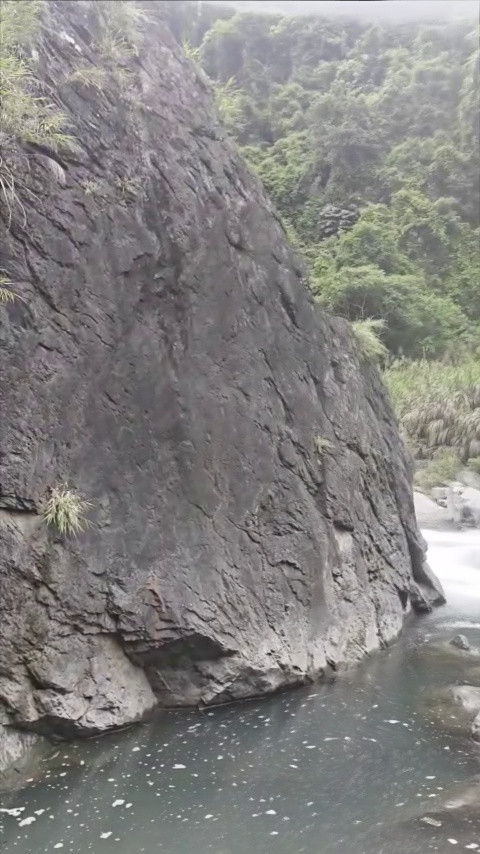
#> input picture clean_bg_panorama.jpg, 480 x 854 px, given in place of 1.mp4, which was not available
$ jupyter execute naive_threshold.ipynb   (older library calls are emulated)   (text cells are left out)
#> lines starting #> are read from the running program, lines starting #| are printed output that depends on the picture; after the words box and inside, x2 and y2 are one past the last pixel; in counts of white or black regions, pixels touching at a corner belong together; pictures that were not available may be replaced by others from this repository, and a replacement may not be noted
#> further down, frame is the input picture: shape (854, 480, 3); mean B, G, R 128.9, 130.4, 131.8
#| ✅ 成功讀取第 100 幀，影像大小: (854, 480, 3)
[cell 1]
import cv2
import numpy as np
import matplotlib.pyplot as plt

# 設定 matplotlib 顯示大小
plt.rcParams['figure.figsize'] = [18, 12]

[cell 2]
def get_coarse_fog_mask(image_bgr,
                        patch_size=15,
                        thresh_var=0.015,
                        thresh_sat=0.3,
                        thresh_grad=0.15,
                        thresh_val=0.5):  # 🌟 新增明度閾值參數
    # 1. 影像預處理
#> called with patch_size = 15, thresh_var = 0.015, thresh_sat = 0.1, thresh_grad = 0.15, thresh_val = 0.55
    gray = cv2.cvtColor(image_bgr, cv2.COLOR_BGR2GRAY).astype(np.float32) / 255.0

    # 特徵一：對比度特徵 (Contrast)
    mean_of_sq = cv2.blur(gray**2, (patch_size, patch_size))
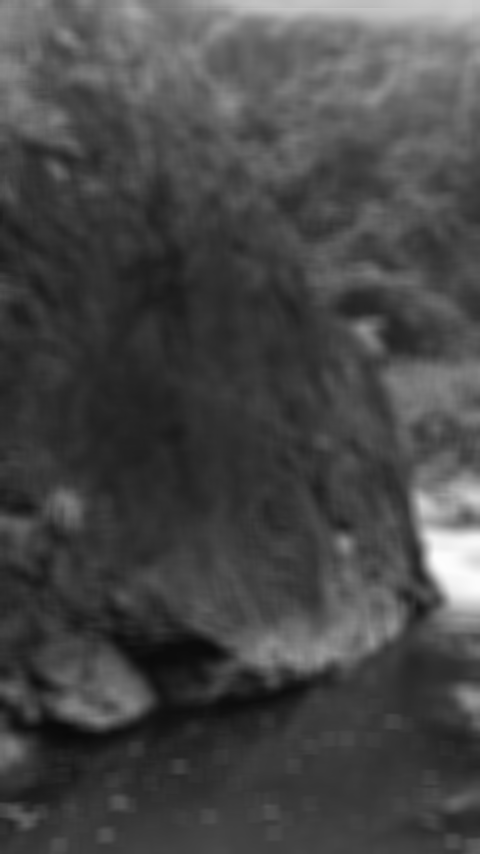
#> mean_of_sq: shape (854, 480) float32; min 0.0382, max 0.993, mean 0.281
    sq_of_mean = cv2.blur(gray, (patch_size, patch_size))**2
    variance = np.clip(mean_of_sq - sq_of_mean, 0, None)
    mask_contrast = variance < thresh_var
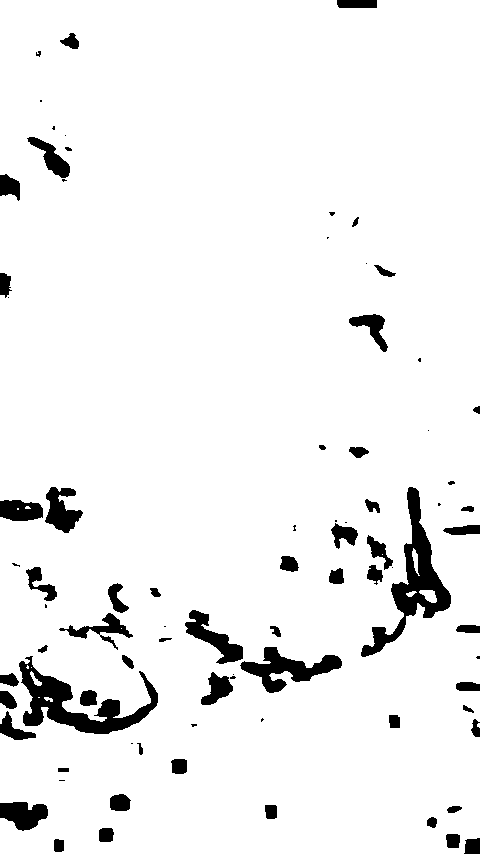
#> mask_contrast: shape (854, 480) bool; 94.3% white; 83 black regions (25 under 20 px), largest, box (x1, y1, x2, y2) and area: (361, 487, 451, 657) 3715, (19, 656, 158, 734) 3635, (240, 647, 342, 693) 1866

    # 特徵二 & 新增的特徵四：飽和度 (Saturation) 與 明度 (Value)
    hsv = cv2.cvtColor(image_bgr, cv2.COLOR_BGR2HSV)
#> hsv: shape (854, 480, 3); mean H, S, V 88.3, 13.5, 133.6
    sat = hsv[:, :, 1].astype(np.float32) / 255.0
    mask_sat = sat < thresh_sat
#> mask_sat: shape (854, 480) bool; 89.6% white; 564 black regions (488 under 20 px), largest, box (x1, y1, x2, y2) and area: (299, 175, 480, 449) 21594, (0, 610, 63, 732) 3195, (0, 8, 43, 129) 1999

    val = hsv[:, :, 2].astype(np.float32) / 255.0
    mask_bright = val > thresh_val  # 🌟 新增：亮度必須大於閾值
#> mask_bright: shape (854, 480) bool; 35.3% white; 1659 white regions (1456 under 20 px), largest, box (x1, y1, x2, y2) and area: (0, 0, 480, 676) 114917, (39, 641, 156, 730) 4941, (324, 337, 382, 458) 1569

    # 特徵三：梯度特徵 (Gradient)
    sobelx = cv2.Sobel(gray, cv2.CV_64F, 1, 0, ksize=3)
    sobely = cv2.Sobel(gray, cv2.CV_64F, 0, 1, ksize=3)
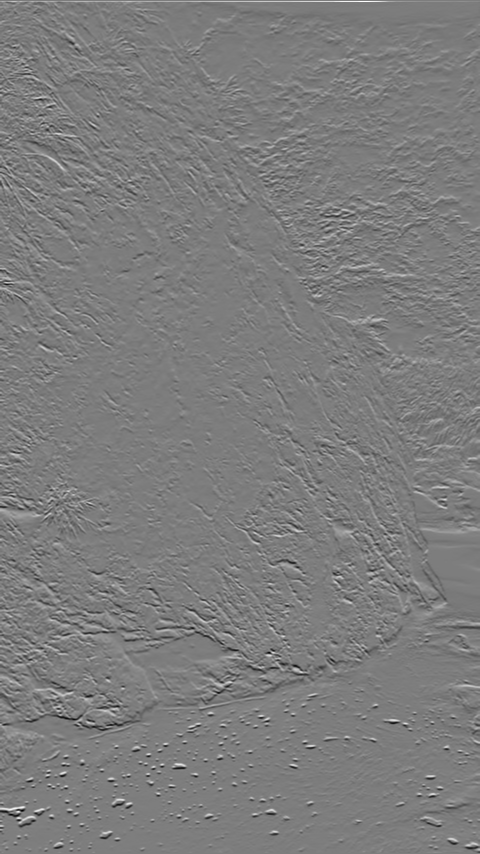
#> sobely: shape (854, 480) float64; min -2.39, max 2.48, mean -0.00175; drawn with min black and max white
    grad_mag = np.sqrt(sobelx**2 + sobely**2)
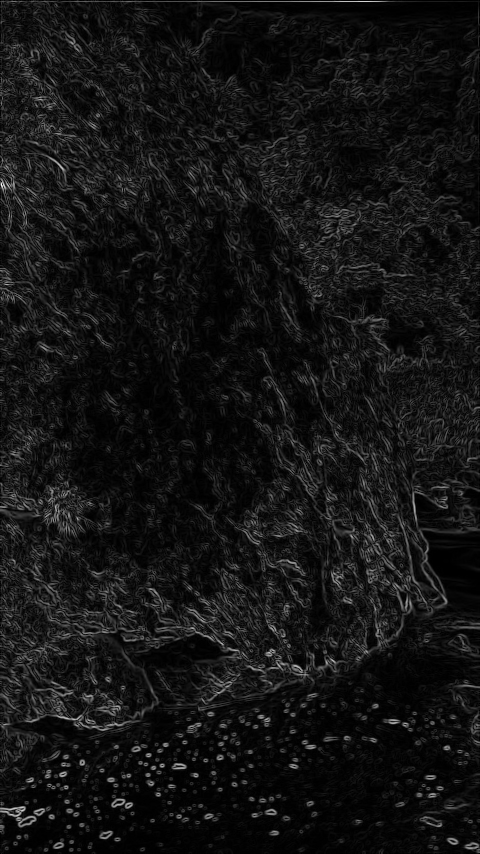
#> grad_mag: shape (854, 480) float64; min 0, max 2.96, mean 0.237; drawn with min black and max white
    mask_grad = grad_mag < thresh_grad
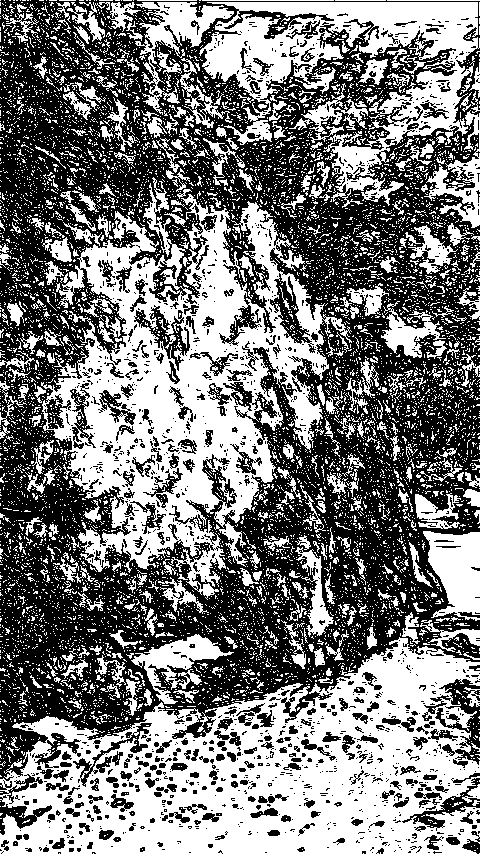
#> mask_grad: shape (854, 480) bool; 47.9% white; 8443 white regions (7984 under 20 px), largest, box (x1, y1, x2, y2) and area: (0, 637, 480, 854) 56832, (41, 177, 352, 600) 49620, (199, 2, 480, 208) 20019

    # 決策：投票機制 (符合兩項以上)
    votes = mask_contrast.astype(np.uint8) + \
            mask_sat.astype(np.uint8) + \
            mask_grad.astype(np.uint8)

    # 🌟 關鍵修改：得票數 >= 2，【且】亮度必須夠高
    coarse_mask = ((votes >= 2) & mask_bright).astype(np.uint8) * 255
#> coarse_mask: shape (854, 480); 29.4% white; 2717 white regions (2475 under 20 px), largest, box (x1, y1, x2, y2) and area: (0, 0, 480, 221) 65551, (173, 482, 409, 676) 12544, (386, 395, 480, 658) 9713

    # 形態學操作去噪
    kernel = np.ones((5, 5), np.uint8)
    coarse_mask = cv2.morphologyEx(coarse_mask, cv2.MORPH_OPEN, kernel)
#> coarse_mask: shape (854, 480); 20.3% white; 122 white regions (2 under 20 px), largest, box (x1, y1, x2, y2) and area: (9, 0, 480, 181) 55521, (415, 467, 480, 640) 7239, (236, 557, 403, 667) 7086
    coarse_mask = cv2.morphologyEx(coarse_mask, cv2.MORPH_CLOSE, kernel)
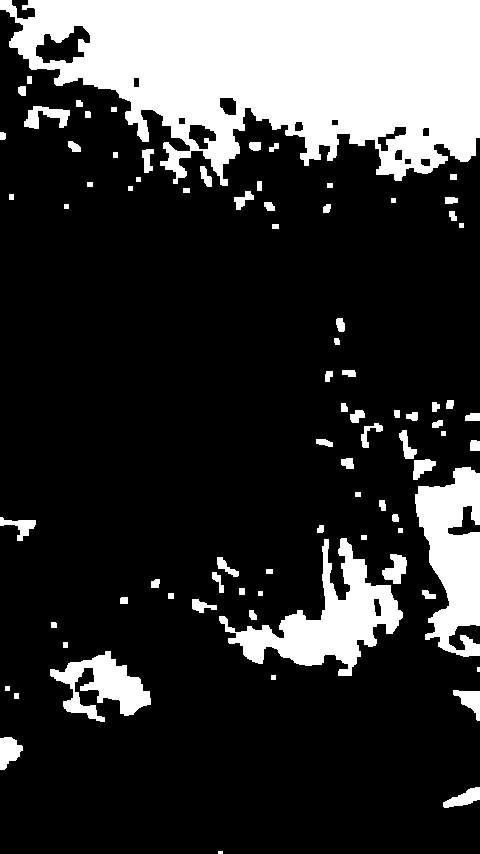
#> coarse_mask: shape (854, 480); 21.1% white; 82 white regions (2 under 20 px), largest, box (x1, y1, x2, y2) and area: (0, 0, 480, 186) 58866, (219, 538, 403, 676) 8738, (415, 467, 480, 657) 7830

    # 🌟 更新 debug 字典，加入 brightness
    debug_masks = {
        'contrast': (mask_contrast.astype(np.uint8) * 255),
        'saturation': (mask_sat.astype(np.uint8) * 255),
        'gradient': (mask_grad.astype(np.uint8) * 255),
        'brightness': (mask_bright.astype(np.uint8) * 255), # <--- 這裡加進去
        'votes_map': (votes * 85).astype(np.uint8)
    }

    return coarse_mask, debug_masks

[cell 3]
# ==========================================
# 1. 設定影片路徑與抽樣幀數
# ==========================================
video_path = './data/foggy_vid/1.mp4'  # <--- 在這裡換成你們的測試影片名稱
frame_id = 100                     # <--- 試著改成不同的數字 (例如 0, 50, 300) 來看不同時間點的霧氣

cap = cv2.VideoCapture(video_path)
cap.set(cv2.CAP_PROP_POS_FRAMES, frame_id)
ret, frame = cap.read()

if not ret:
    print(f"⚠️ 無法讀取影片 '{video_path}' 或是 frame_id 超出範圍。請確認檔名是否正確且放在同一資料夾！")
    # 為了防呆，產生一張黑色測試圖避免報錯
    frame = np.zeros((720, 1280, 3), dtype=np.uint8)
else:
    print(f"✅ 成功讀取第 {frame_id} 幀，影像大小: {frame.shape}")
    # 如果手機拍的影片是 4K (3840x2160) 等高解析度，建議先縮小，加快演算法驗證速度
    # frame = cv2.resize(frame, (1280, 720))

# 執行函式 (記得補上 thresh_val 參數)
final_mask, debug = get_coarse_fog_mask(
    frame,
    patch_size=15,
    thresh_var=0.015,    # 放寬一點對比度
    thresh_sat=0.1,     # 放寬一點飽和度
    thresh_grad=0.15,    # 放寬一點梯度
    thresh_val=0.55     # 新增：亮度要大於 0.55 才算霧 (濾掉石頭)
)
#> debug = 5 items

frame_rgb = cv2.cvtColor(frame, cv2.COLOR_BGR2RGB)

# ==========================================
# 繪製結果 (改成 2x4 的網格，共 8 格)
# ==========================================
fig, axes = plt.subplots(2, 4, figsize=(24, 12))

# --- 第一排：原圖與三大原始特徵 ---
axes[0, 0].imshow(frame_rgb)
axes[0, 0].set_title('Original Frame')
axes[0, 0].axis('off')

axes[0, 1].imshow(debug['contrast'], cmap='gray')
axes[0, 1].set_title('Contrast Mask (Var < thresh)')
axes[0, 1].axis('off')

axes[0, 2].imshow(debug['saturation'], cmap='gray')
axes[0, 2].set_title('Saturation Mask (Sat < thresh)')
axes[0, 2].axis('off')

axes[0, 3].imshow(debug['gradient'], cmap='gray')
axes[0, 3].set_title('Gradient Mask (Grad < thresh)')
axes[0, 3].axis('off')

# --- 第二排：新增的亮度特徵、投票結果與最終輸出 ---
axes[1, 0].imshow(debug['brightness'], cmap='gray')
axes[1, 0].set_title('🌟 Brightness Mask (Val > thresh)')
axes[1, 0].axis('off')

axes[1, 1].imshow(debug['votes_map'], cmap='hot')
axes[1, 1].set_title('Votes Map (Hotter = More Features)')
axes[1, 1].axis('off')

axes[1, 2].imshow(final_mask, cmap='gray')
axes[1, 2].set_title('Final Mask (Votes>=2 AND Brightness=True)')
axes[1, 2].axis('off')

# show the original image with the final mask overlaid (for better visualization)
axes[1, 3].imshow(frame_rgb)
axes[1, 3].imshow(final_mask, cmap='Greys', alpha=0.5)  # 半透明疊加
axes[1, 3].set_title('Overlay: Original + Final Mask')
axes[1, 3].axis('off')

plt.tight_layout()
plt.show()
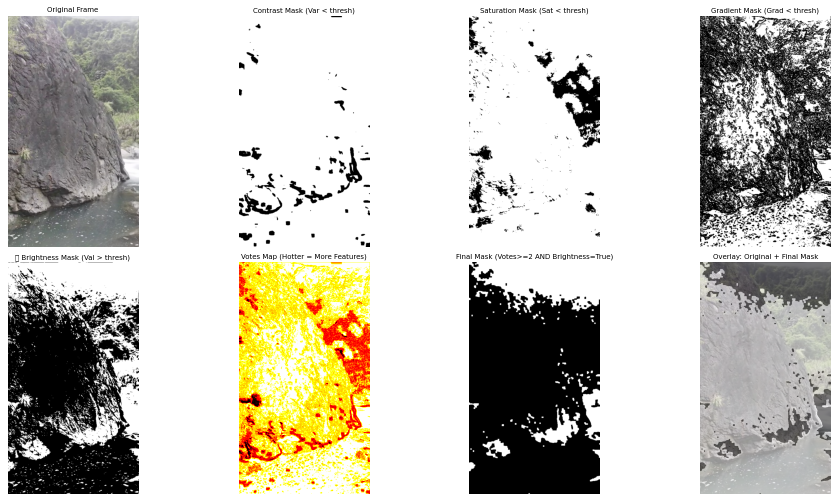
#> figure drawn by matplotlib, 8 panels

[cell 4]
import os
from tqdm import tqdm

[cell 5]
# [62 lines left out: function align_frames, not called in this run]

[cell 6]
# ==========================================
# 測試區塊 (成員 B 真實影片對齊測試)
# ==========================================

def test_alignment_on_real_video():


	video_path = './data/foggy_vid/1.mp4'

	# 1. 檢查檔案路徑
	if not os.path.exists(video_path):
		print(f"⚠️ 找不到影片檔案：{video_path}，請確認路徑是否正確！")
		return

	print("🎬 正在讀取影片並提取影格...")
	cap = cv2.VideoCapture(video_path)

	# 設定並讀取第 100 幀 (參考幀 Reference Frame)
	cap.set(cv2.CAP_PROP_POS_FRAMES, 100)
	ret_ref, frame_ref = cap.read()

	# 設定並讀取第 101 幀 (當前幀 Current Frame)
	cap.set(cv2.CAP_PROP_POS_FRAMES, 101)
	ret_curr, frame_curr = cap.read()

	cap.release()

	if not ret_ref or not ret_curr:
		print("⚠️ 無法讀取指定的影格，請確認影片長度是否超過 101 幀！")
		return

	print("🌫️ 正在呼叫成員 A 的函式計算 Coarse Fog Mask...")
	# 這裡的參數可以先填寫成員 A 剛剛測試出來覺得最穩定的那一組
	# (假設 get_coarse_fog_mask 已經在同一個檔案上方，或已經 import)
	mask_ref, _ = get_coarse_fog_mask(frame_ref, thresh_var=0.03, thresh_sat=0.4, thresh_grad=0.2, thresh_val=0.55)
	mask_curr, _ = get_coarse_fog_mask(frame_curr, thresh_var=0.03, thresh_sat=0.4, thresh_grad=0.2, thresh_val=0.55)

	print("🔗 正在執行 Global Alignment (特徵匹配與扭曲)...")
	aligned_curr, H, match_img = align_frames(frame_ref, frame_curr, mask_ref, mask_curr)

	if aligned_curr is None:
		print("❌ 對齊失敗，無法計算單應性矩陣 H。")
		return

	print("✅ 對齊成功！正在繪製結果...")
	# 轉 RGB 供 matplotlib 顯示
	frame_ref_rgb = cv2.cvtColor(frame_ref, cv2.COLOR_BGR2RGB)
	frame_curr_rgb = cv2.cvtColor(frame_curr, cv2.COLOR_BGR2RGB)
	aligned_curr_rgb = cv2.cvtColor(aligned_curr, cv2.COLOR_BGR2RGB)
	match_img_rgb = cv2.cvtColor(match_img, cv2.COLOR_BGR2RGB)

	# 建立 2x2 網格來比較對齊前後的差異
	fig, axes = plt.subplots(2, 2, figsize=(20, 12))

	axes[0, 0].imshow(frame_ref_rgb)
	axes[0, 0].set_title('Reference Frame (Frame 100)')
	axes[0, 0].axis('off')

	axes[0, 1].imshow(frame_curr_rgb)
	axes[0, 1].set_title('Current Frame (Frame 101 - Unaligned)')
	axes[0, 1].axis('off')

	axes[1, 0].imshow(match_img_rgb)
	axes[1, 0].set_title('SIFT Feature Matches (Fog Areas Excluded)')
	axes[1, 0].axis('off')

	axes[1, 1].imshow(aligned_curr_rgb)
	axes[1, 1].set_title('Aligned Current Frame (Warped to Ref)')
	axes[1, 1].axis('off')

	plt.tight_layout()
	plt.show()

	# 印出算出來的單應性矩陣 H
	print("\n📊 計算出的單應性矩陣 (Homography Matrix H):")
	print(np.round(H, 3))

[cell 7]
test_alignment_on_real_video()

[cell 8]
def align_video_sequential(video_path, start_frame, end_frame):
#> called with video_path = './data/foggy_vid/1.mp4', start_frame = 100, end_frame = 130
    cap = cv2.VideoCapture(video_path)
    cap.set(cv2.CAP_PROP_POS_FRAMES, start_frame)

    ret, frame_prev = cap.read()
    if not ret: return None, None

    h, w = frame_prev.shape[:2]
#> h = 854; w = 480

    # 🌟 新增：定義全景圖的「大畫布」尺寸
    pano_w = int(w * 3.0)  # 寬度放大 3 倍
#> pano_w = 1440
    pano_h = int(h * 1.5)  # 高度放大 1.5 倍
#> pano_h = 1281

    # 🌟 新增：設定平移偏移量 (把第一張圖放在畫布的 x=w/2, y=h/4 的位置)
    offset_x = int(w * 0.5)
#> offset_x = 240
    offset_y = int(h * 0.25)
#> offset_y = 213

    # 建立平移矩陣
    T_offset = np.array([
        [1, 0, offset_x],
        [0, 1, offset_y],
        [0, 0, 1]
    ], dtype=np.float32)
#> T_offset = [[1, 0, 240], [0, 1, 213], [0, 0, 1]]

    mask_prev, _ = get_coarse_fog_mask(frame_prev, thresh_val=0.55)
#> call 2 of get_coarse_fog_mask, with patch_size = 15, thresh_var = 0.015, thresh_sat = 0.3, thresh_grad = 0.15, thresh_val = 0.55
#> in get_coarse_fog_mask (call 2), `mask_sat = sat < thresh_sat`: mask_sat: shape (854, 480) bool; 100% white; black in thin lines or dots, all inside (x1, y1, x2, y2) = (0, 93, 425, 700)
#> in get_coarse_fog_mask (call 2), `votes = mask_contrast.astype(np.uint8) + \ mask_sat.astype(np.uint8) +..`:
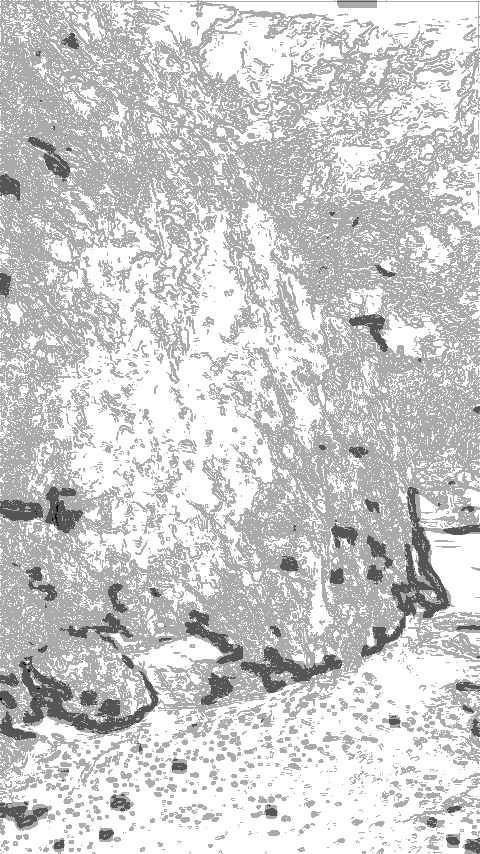
#> votes: shape (854, 480); min 0, max 3, mean 2.42; drawn with min black and max white
#> in get_coarse_fog_mask (call 2), `coarse_mask = ((votes >= 2) & mask_bright).astype(np.uint8) * 255`: coarse_mask: shape (854, 480); 33.3% white; 1863 white regions (1668 under 20 px), largest, box (x1, y1, x2, y2) and area: (0, 0, 480, 658) 96456, (173, 482, 409, 676) 12544, (42, 641, 152, 724) 3735
#> in get_coarse_fog_mask (call 2), `coarse_mask = cv2.morphologyEx(coarse_mask, cv2.MORPH_OPEN, kernel)`: coarse_mask: shape (854, 480); 24.8% white; 134 white regions (2 under 20 px), largest, box (x1, y1, x2, y2) and area: (0, 0, 480, 215) 62410, (412, 446, 480, 640) 8577, (236, 557, 403, 667) 7086
#> in get_coarse_fog_mask (call 2), `coarse_mask = cv2.morphologyEx(coarse_mask, cv2.MORPH_CLOSE, kernel)`:
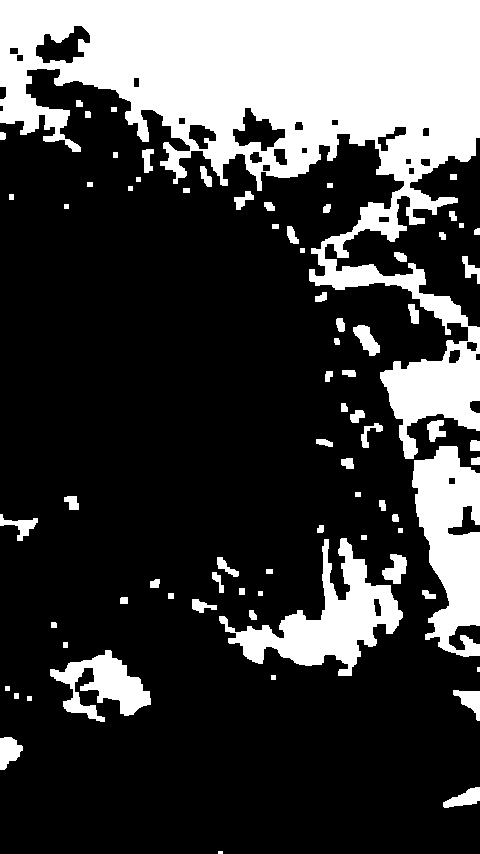
#> coarse_mask: shape (854, 480); 25.9% white; 77 white regions (2 under 20 px), largest, box (x1, y1, x2, y2) and area: (0, 0, 480, 459) 77409, (412, 446, 480, 657) 9233, (219, 538, 403, 676) 8738
    valid_mask_prev = cv2.bitwise_not(mask_prev)
    gray_prev = cv2.cvtColor(frame_prev, cv2.COLOR_BGR2GRAY)

    sift = cv2.SIFT_create()
    kp_prev, des_prev = sift.detectAndCompute(gray_prev, mask=valid_mask_prev)
#> kp_prev = 2959 keypoints; strongest (x, y, size): (22, 809, 2.6), (82, 762, 2.6), (296, 667, 3.1), (128, 805, 3)

    # 🌟 核心修改：將平移矩陣 T_offset 乘在累積矩陣前面
    H_accumulated = np.eye(3, dtype=np.float32)
    H_pano_initial = np.matmul(T_offset, H_accumulated)

    # 把第一幀畫在大畫布上
    frame_prev_warped = cv2.warpPerspective(frame_prev, H_pano_initial, (pano_w, pano_h))
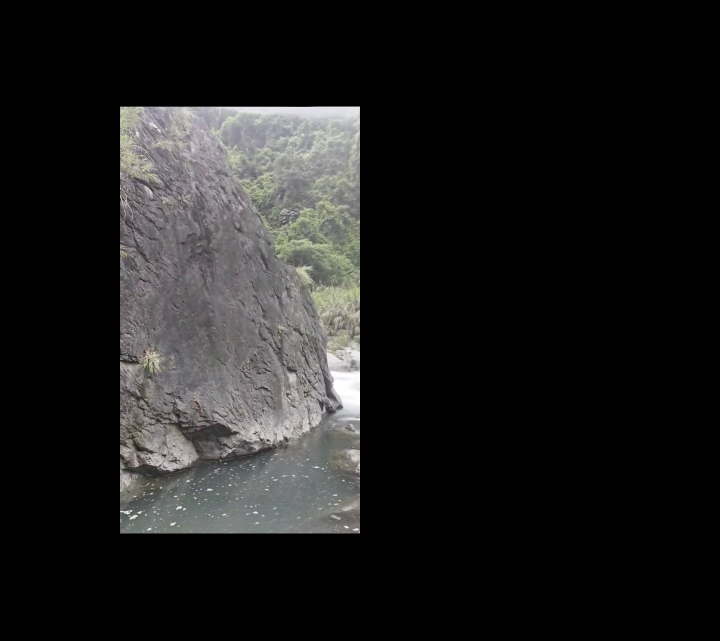
#> frame_prev_warped: shape (1281, 1440, 3) (shown at 1/2 size); mean B, G, R 28.7, 29, 29.3

    aligned_video_tensor = [frame_prev_warped]
    H_list = [H_pano_initial.copy()] # 存入帶有平移的全景矩陣

    bf = cv2.BFMatcher()

    print(f"🔗 開始連鎖對齊：第 {start_frame} 到 {end_frame} 幀")
    from tqdm import tqdm
    for i in tqdm(range(start_frame + 1, end_frame + 1)):
        ret, frame_curr = cap.read()
        if not ret: break

        mask_curr, _ = get_coarse_fog_mask(frame_curr, thresh_val=0.55)
        valid_mask_curr = cv2.bitwise_not(mask_curr)
        gray_curr = cv2.cvtColor(frame_curr, cv2.COLOR_BGR2GRAY)
        kp_curr, des_curr = sift.detectAndCompute(gray_curr, mask=valid_mask_curr)

        matches = bf.knnMatch(des_curr, des_prev, k=2)
        good_matches = [m for m, n in matches if m.distance < 0.75 * n.distance]

        if len(good_matches) > 10:
            src_pts = np.float32([kp_curr[m.queryIdx].pt for m in good_matches]).reshape(-1, 1, 2)
            dst_pts = np.float32([kp_prev[m.trainIdx].pt for m in good_matches]).reshape(-1, 1, 2)
            H_curr_to_prev, _ = cv2.findHomography(src_pts, dst_pts, cv2.RANSAC, 5.0)

            if H_curr_to_prev is not None:
                H_accumulated = np.matmul(H_accumulated, H_curr_to_prev)
                kp_prev, des_prev = kp_curr, des_curr
            else:
                print(f"⚠️ 第 {i} 幀 RANSAC 失敗")

        # 🌟 核心修改：每次變形時，都套用大畫布的平移矩陣
        H_pano_curr = np.matmul(T_offset, H_accumulated)
        aligned_curr = cv2.warpPerspective(frame_curr, H_pano_curr, (pano_w, pano_h))

        aligned_video_tensor.append(aligned_curr)
        H_list.append(H_pano_curr.copy())
#> after the loop, H_list = 30 items; aligned_video_tensor = 30 items

    cap.release()
    return np.array(aligned_video_tensor), H_list
